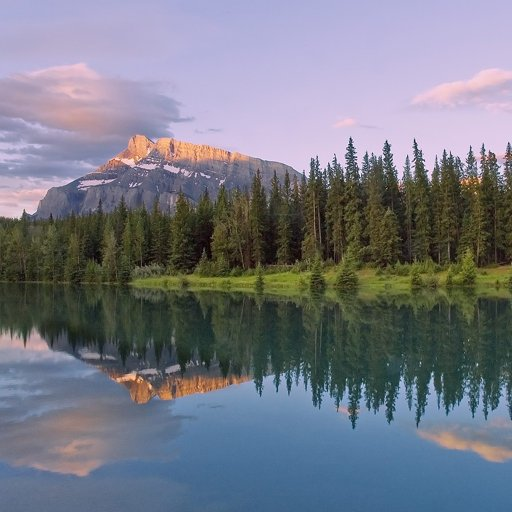
%> input picture matlab/Lake landscape.png, 512 x 512 px
$ octave compression_ref.m   (GNU Octave 9; MATLAB toolbox functions it lacks are replaced by stand-ins)
%> lines starting %> are read from the running program, lines starting %| are printed output that depends on the picture
### matlab/quant.m
function [Y, Cb, Cr, TY, TC] = quant(Y,Cb,Cr,Q,height,width,hc,wc)
    %Define standard quantization matrix (50% quality)
    TY_temp = [16 11 10 16 24 40 51 61;
               12 12 14 19 26 58 60 55;
               14 13 16 24 40 57 69 56;
               14 17 22 29 51 87 80 62;
               18 22 37 56 68 109 103 77;
               24 35 55 64 81 104 113 92;
               49 64 78 87 103 121 120 101;
               72 92 95 98 112 100 103 99];
    TC_temp = [17 18 24 47 99 99 99 99;
               18 21 26 66 99 99 99 99;
               24 26 56 99 99 99 99 99;
               47 66 99 99 99 99 99 99;
               99 99 99 99 99 99 99 99;
               99 99 99 99 99 99 99 99;
               99 99 99 99 99 99 99 99;
               99 99 99 99 99 99 99 99];
    %// Determine S
    if (Q < 50)
        S = 5000/Q;
    else
        S = 200 - 2*Q;
    end
    TY = floor((S*TY_temp + 50) / 100);
    TC = floor((S*TC_temp + 50) / 100);
    TY(TY == 0) = 1; % // Prevent divide by 0 error
    TC(TC == 0) = 1; % // Prevent divide by 0 error
    TY(TY > 255) = 255; % // Cap to 255
    TC(TC > 255) = 255; % // Cap to 255

    %Element-wise division

    for i=1:8:height-7
        for j=1:8:width-7
            Y(i:i+7,j:j+7)=round(Y(i:i+7,j:j+7)./TY);
        end
    end
    for i=1:8:hc-7
        for j=1:8:wc-7
            Cb(i:i+7,j:j+7)=round(Cb(i:i+7,j:j+7)./TC);
            Cr(i:i+7,j:j+7)=round(Cr(i:i+7,j:j+7)./TC);
        end
    end
end

### matlab/compression_ref.m
%Extract data from image
RGB = imread("Lake landscape.png");
%> RGB is the input picture: size 512x512x3 uint8; mean R, G, B 117.1, 120.5, 132.1
%Change to Y,Cb;Cr space
[YCBCR]=rgb2ycbcr(RGB);
%> YCBCR: size 512x512x3 uint8; mean of channels 1, 2, 3 119.8, 133.6, 125.7
%Chroma subsampling
Y=double(YCBCR(:,:,1));
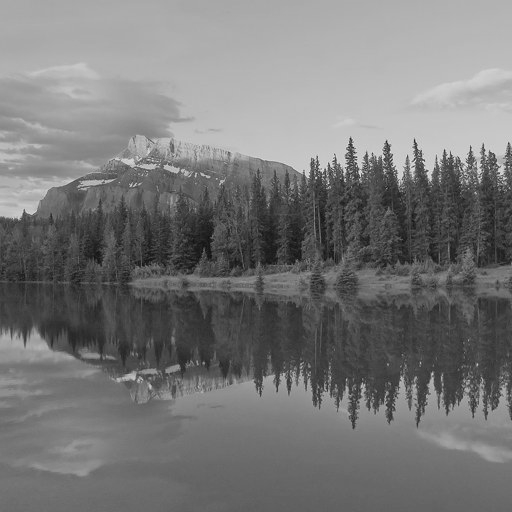
%> Y: size 512x512 double; min 17, max 232, mean 119.8
Cb=double(YCBCR(:,:,2));
Cr=double(YCBCR(:,:,3));
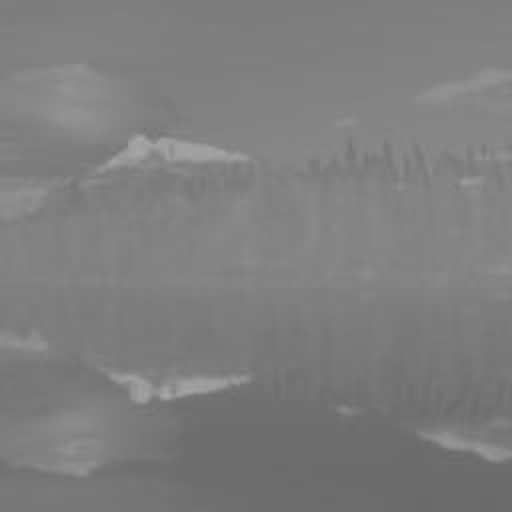
%> Cr: size 512x512 double; min 106, max 167, mean 125.7

%Extract 128 to center around zero
Y=Y-128;
Cb=Cb-128;
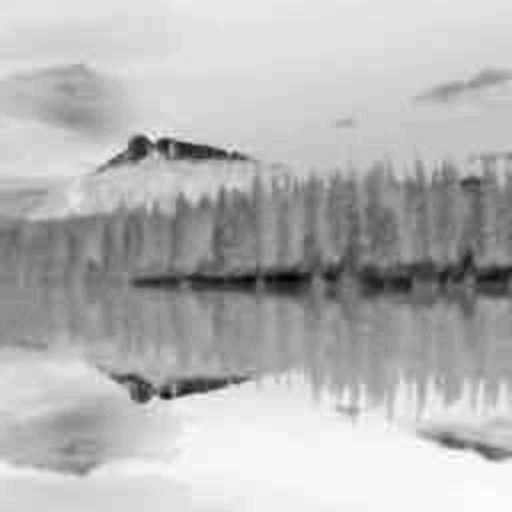
%> Cb: size 512x512 double; min -43, max 25, mean 5.6; drawn with min black and max white
Cr=Cr-128;
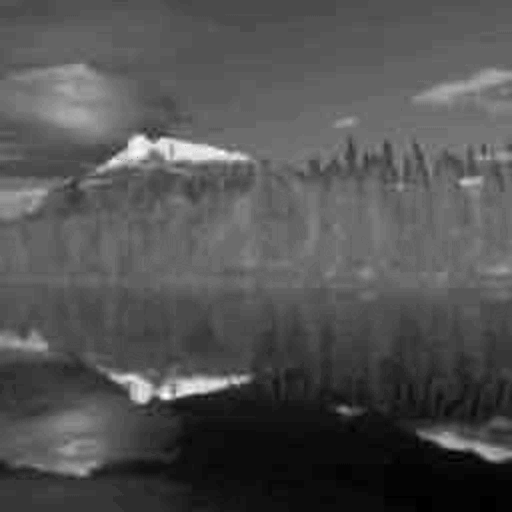
%> Cr: size 512x512 double; min -22, max 39, mean -2.3; drawn with min black and max white

for i=1:8:505
    for j=1:8:505
        Y(i:i+7,j:j+7)=dct2(Y(i:i+7,j:j+7));
        Cb(i:i+7,j:j+7)=dct2(Cb(i:i+7,j:j+7));
        Cr(i:i+7,j:j+7)=dct2(Cr(i:i+7,j:j+7));
    end
end
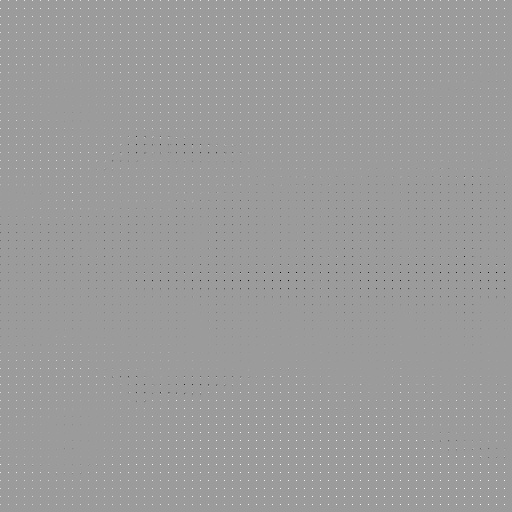
%> Cb: size 512x512 double; min -306.3, max 196, mean 0.7; drawn with min black and max white
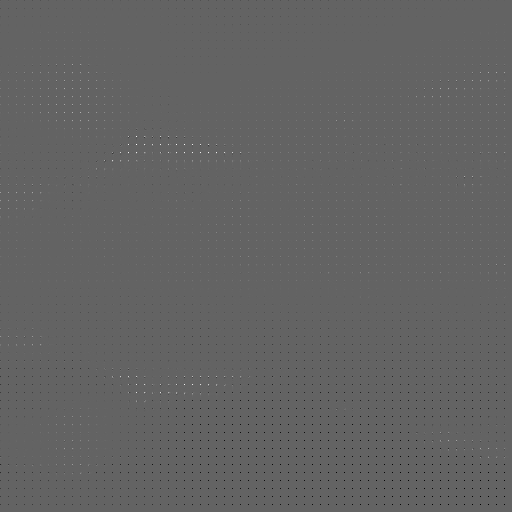
%> Cr: size 512x512 double; min -176, max 274.2, mean -0.3; drawn with min black and max white
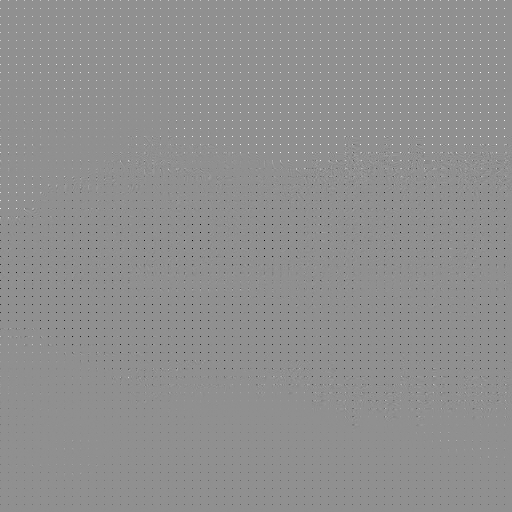
%> Y: size 512x512 double; min -785.8, max 605.4, mean -1; drawn with min black and max white

%Quantization
[Y Cb Cr, Q]=quant(50);
%> the run ends on the next line

$ run again, with matlab/BigBen.jpg saved as matlab/Lake landscape.png
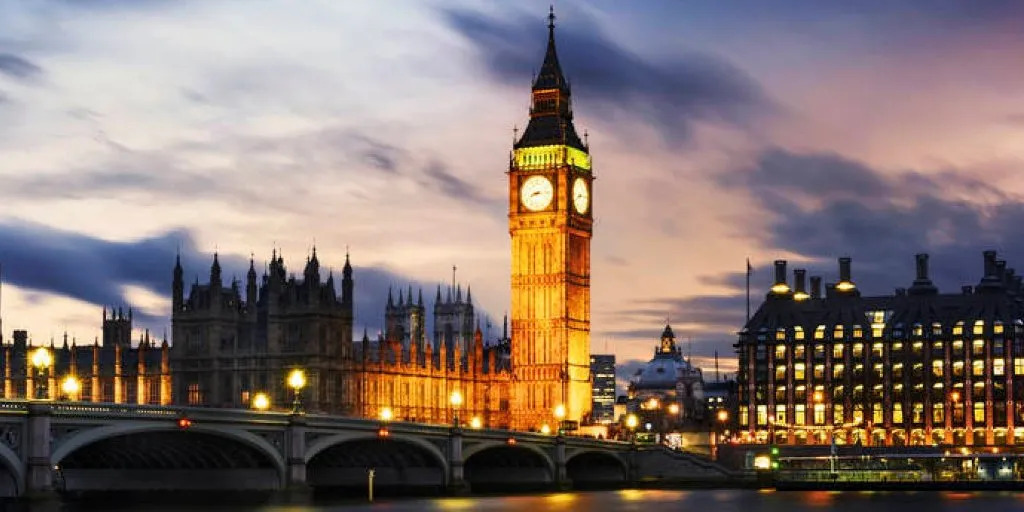
%> input picture matlab/BigBen.jpg, 1024 x 512 px
%> RGB is the input picture: size 512x1024x3 uint8; mean R, G, B 132.1, 116.4, 111.3
%> YCBCR: size 512x1024x3 uint8; mean of channels 1, 2, 3 119.5, 123.4, 135.3
%> after the loop `for i=1:8:505`:
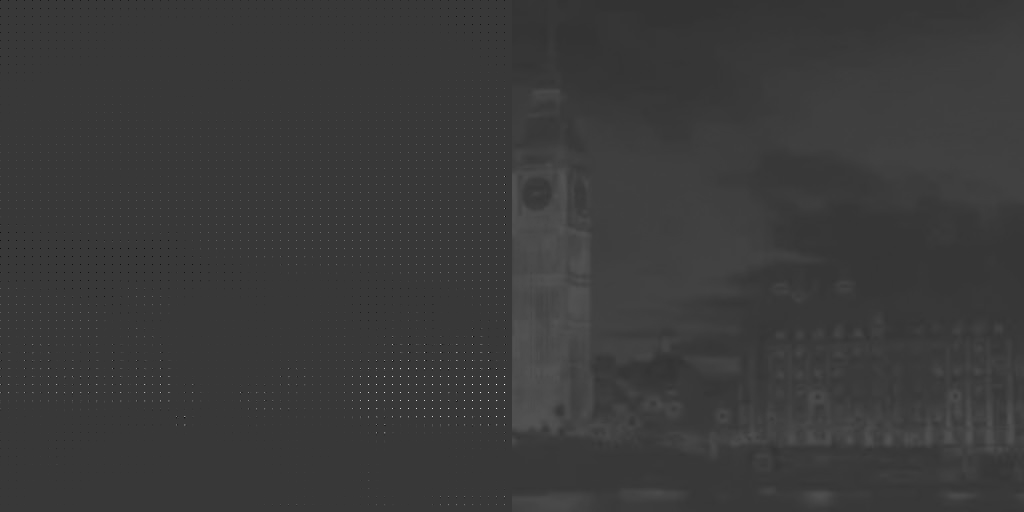
%> Cr: size 512x1024 double; min -131.4, max 460.8, mean 5.2; drawn with min black and max white
%> after the loop `for i=1:8:505`:
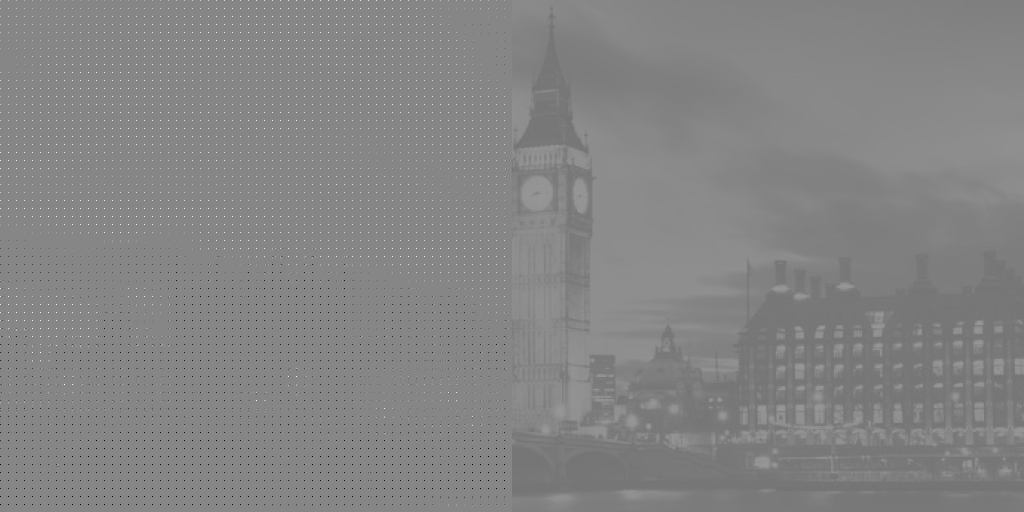
%> Y: size 512x1024 double; min -867.8, max 781.9, mean -10.5; drawn with min black and max white

$ run again, with matlab/Flower landscape.jpg saved as matlab/Lake landscape.png
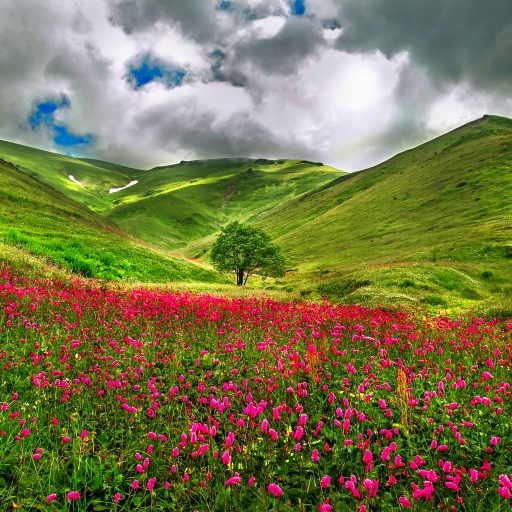
%> input picture matlab/Flower landscape.jpg, 512 x 512 px
%> RGB is the input picture: size 512x512x3 uint8; mean R, G, B 121.4, 118.4, 73.4
%> YCBCR: size 512x512x3 uint8; mean of channels 1, 2, 3 114, 107.8, 132.5
%> after the loop `for i=1:8:505`:
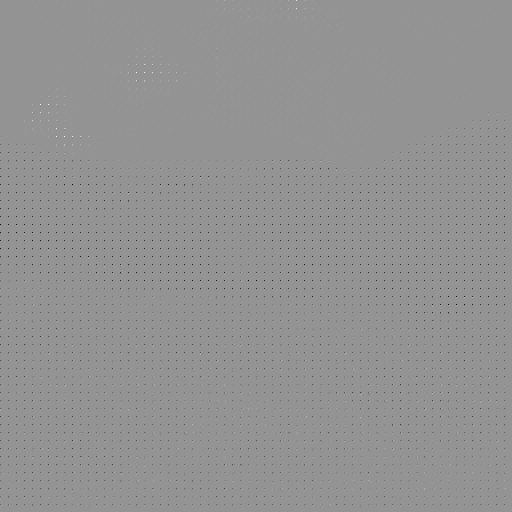
%> Cb: size 512x512 double; min -562.3, max 406.5, mean -2.5; drawn with min black and max white
%> after the loop `for i=1:8:505`:
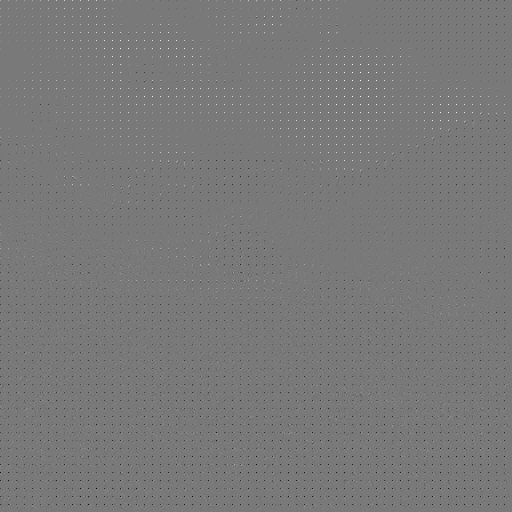
%> Y: size 512x512 double; min -759.5, max 833.4, mean -1.7; drawn with min black and max white
